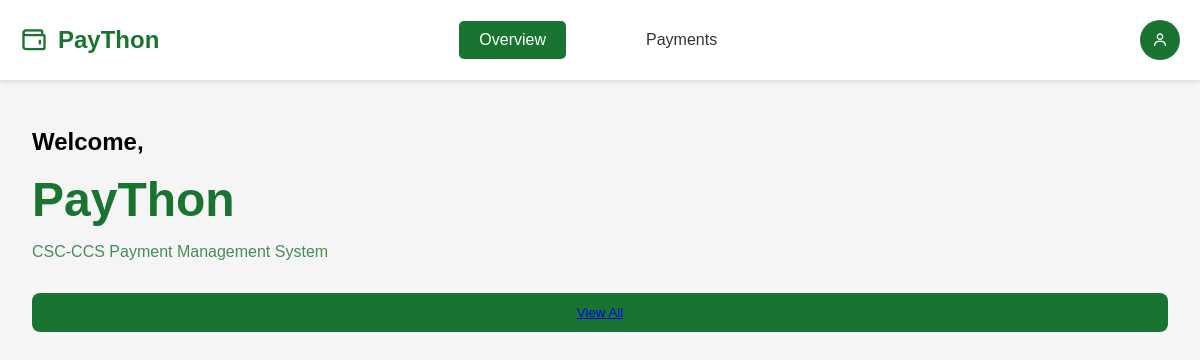
The page /student.staff.php on the database as committed earlier.
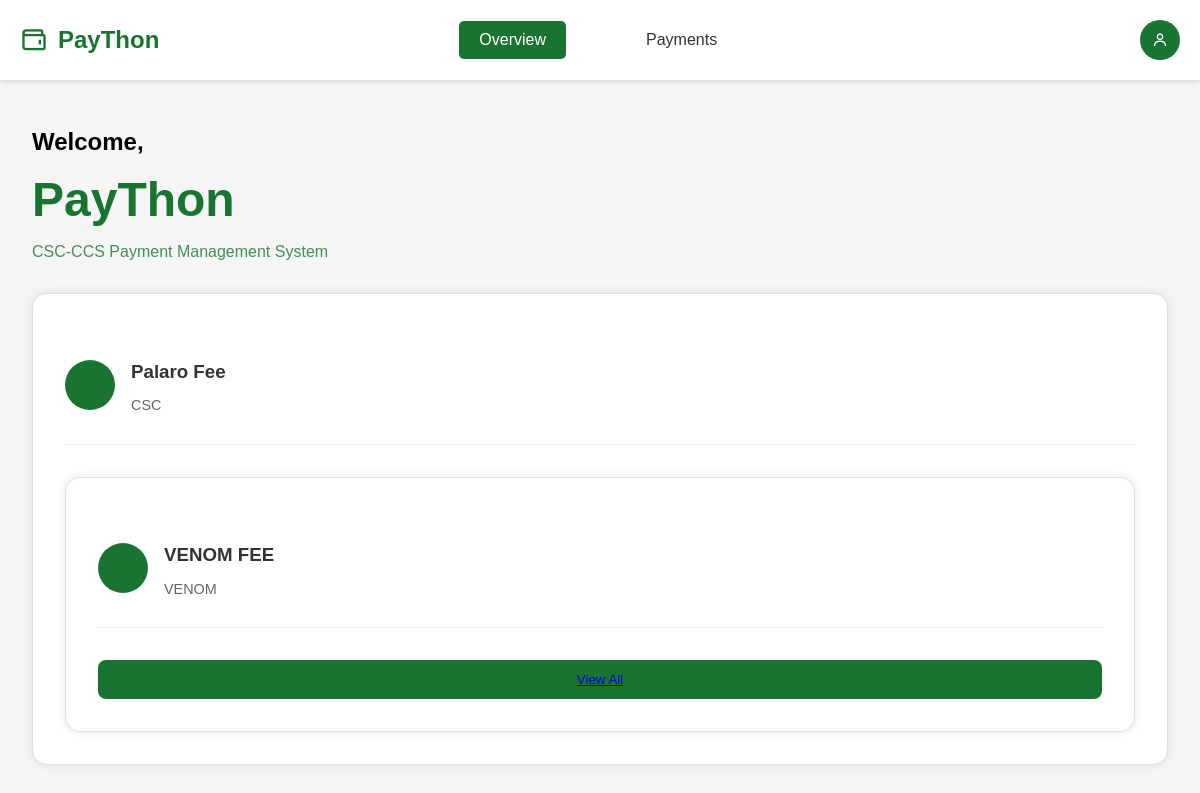
The same page on the database as committed later.
### tables this page shows
CREATE TABLE `fees` (
  `FeeID` int(11) NOT NULL,
  `OrgID` varchar(100) NOT NULL,
  `FeeName` varchar(255) NOT NULL,
  `Amount` int(6) NOT NULL,
  `DueDate` date NOT NULL,
  `Description` text NOT NULL
);

### Fee.class.php (called while the page is built, shortened)
<?php
require_once "database.class.php";
class Fee{
protected $db;
function __construct() {
    $this->db = new Database();
}
function viewFees() {
    $sql = "SELECT * from Fees";
    $qry = $this->db->connect()->prepare($sql);
    if ($qry -> execute()){
        $data = $qry->fetchAll();
    }
    return $data;
  }
}

### database.class.php (called while the page is built, shortened)
<?php
class Database {
    function connect() {
        try {
            $this->db = new PDO("mysql:host=localhost;dbname=PMS1", "root", "");
            $this->db->setAttribute(PDO::ATTR_ERRMODE, PDO::ERRMODE_EXCEPTION);
            return $this->db;
        } catch(PDOException $e) {
            die("Database connection failed: " . $e->getMessage());
        }
    }
}
?>

### student.staff.php (the view, shortened to what this page needs)
<?php
require_once 'fee.class.php';
?>
<!DOCTYPE html>
<html lang="en">
<head>
    <link href='https://unpkg.com/boxicons@2.0.7/css/boxicons.min.css' rel='stylesheet'>
    <link rel="stylesheet" href="student_overview.css">
    <link rel="stylesheet" href="header.css">
</head>
<body>
<?php include 'header.staff.php'; ?>
<?php
$feeObj = new Fee;
$feeInfo = $feeObj->viewFees();
?>
<main class="main-content">
        <h1 class="welcome-text">Welcome, <span class="welcome-name"><?= $_SESSION['Name']?></span></h1>
        <div class="main-logo">PayThon</div>
        <div class="subtitle">CSC-CCS Payment Management System</div>
        <?php foreach ($feeInfo as $fee){?>
        <div class="payment-container">
            <div class="payment-item">
                <div class="payment-icon"></div>
                <div class="payment-details">
                    <h3><?=$fee['FeeName']?></h3>
                    <p><?=$fee['OrgID']?></p>
                </div>
            </div>
        <?php } ?>
            <button class="view-all"><a href="student.staff.payment.php">View All</a></button>
        </div>
    </main>
</body>
</html>

### header.staff.php (shortened to what this page needs)
<header class="header">
    <div class="logo">
        <i class='bx bx-wallet'></i>
        PayThon
    </div>
    <nav class="nav">
        <a href="student.staff.php" <?php echo (basename($_SERVER['PHP_SELF']) == 'student.staff.php') ? 'class="active"' : ''; ?>>Overview</a>
        <a href="student.staff.payment.php" <?php echo (basename($_SERVER['PHP_SELF']) == 'student.staff.payment.php') ? 'class="active"' : ''; ?>>Payments</a>
    </nav>
    <div style="display: flex; align-items: center; gap: 20px;">
        <div class="user-icon-container">
            <div class="user-icon" onclick="toggleDropdown()">
                <i class='bx bx-user'></i>
            </div>
        </div>
    </div>
</header>

### student_overview.css (style rules this page uses)
.nav { margin-right: auto; margin-left: 300px; }
.nav a:not(:last-child) { margin-right: 50px; }
body { margin: 0; padding: 0; font-family: 'Poppins', sans-serif; background-color: #f5f5f5; }
.main-content { padding: 2rem; max-width: 1200px; margin: 0 auto; }
.welcome-text { font-size: 1.5rem; margin-bottom: 0.5rem; }
.main-logo { font-size: 3rem; font-weight: bold; color: #1a7431; margin: 1rem 0; }
.subtitle { color: #1a7431; opacity: 0.8; margin-bottom: 2rem; }
.payment-container { background: white; border-radius: 15px; padding: 2rem; margin-top: 2rem; box-shadow: 0 0 10px rgba(0,0,0,0.1); border: 1px solid #e0e0e0; }
.payment-item { display: flex; align-items: center; padding: 1rem 0; border-bottom: 1px solid #eee; }
.payment-icon { width: 50px; height: 50px; background: #1a7431; border-radius: 50%; margin-right: 1rem; }
.payment-details h3 { color: #333; margin-bottom: 0.25rem; }
.payment-details p { color: #666; font-size: 0.9rem; }
.view-all { display: block; background: #1a7431; color: white; text-align: center; padding: 0.75rem; border-radius: 8px; text-decoration: none; margin-top: 2rem; width: 100%; border: none; cursor: pointer; transition: background-color 0.3s ease; }
.user-icon-container { position: relative; }
.user-icon { cursor: pointer; }

### header.css (style rules this page uses)
.header { display: flex; justify-content: space-between; align-items: center; padding: 20px; background-color: #ffffff; box-shadow: 0 2px 4px rgba(0,0,0,0.1); }
.logo { color: #1a7431; font-size: 24px; font-weight: bold; display: flex; align-items: center; gap: 10px; }
.logo i { font-size: 28px; }
.nav { display: flex; align-items: center; gap: 30px; }
.nav a { text-decoration: none; color: #333; font-weight: 500; transition: color 0.3s; }
.view-payments, .nav .active { background-color: #1a7431; color: white !important; padding: 10px 20px; border-radius: 5px; transition: background-color 0.3s; }
.user-icon { width: 40px; height: 40px; background-color: #1a7431; border-radius: 50%; display: flex; align-items: center; justify-content: center; color: white; cursor: pointer; }

Rows that differ between the two databases and show on the page:
added fees: FeeName "Palaro Fee", OrgID "CSC"
added fees: FeeName "VENOM FEE", OrgID "VENOM"
